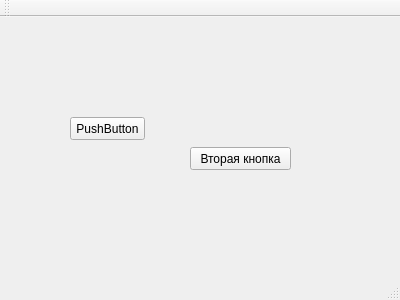
<?xml version="1.0" encoding="UTF-8"?>
<ui version="4.0">
 <class>MainWindow</class>
 <widget class="QMainWindow" name="MainWindow">
  <property name="geometry">
   <rect>
    <x>0</x>
    <y>0</y>
    <width>400</width>
    <height>300</height>
   </rect>
  </property>
  <property name="windowTitle">
   <string>MainWindow</string>
  </property>
  <widget class="QWidget" name="centralWidget">
   <widget class="QPushButton" name="pushButton">
    <property name="geometry">
     <rect>
      <x>70</x>
      <y>100</y>
      <width>75</width>
      <height>23</height>
     </rect>
    </property>
    <property name="text">
     <string>PushButton</string>
    </property>
   </widget>
   <widget class="QPushButton" name="pushButton_2">
    <property name="geometry">
     <rect>
      <x>190</x>
      <y>130</y>
      <width>101</width>
      <height>23</height>
     </rect>
    </property>
    <property name="text">
     <string>Вторая кнопка</string>
    </property>
   </widget>
  </widget>
  <widget class="QMenuBar" name="menuBar">
   <property name="geometry">
    <rect>
     <x>0</x>
     <y>0</y>
     <width>400</width>
     <height>21</height>
    </rect>
   </property>
  </widget>
  <widget class="QToolBar" name="mainToolBar">
   <attribute name="toolBarArea">
    <enum>TopToolBarArea</enum>
   </attribute>
   <attribute name="toolBarBreak">
    <bool>false</bool>
   </attribute>
  </widget>
  <widget class="QStatusBar" name="statusBar"/>
 </widget>
 <layoutdefault spacing="6" margin="11"/>
 <resources/>
 <connections/>
</ui>
